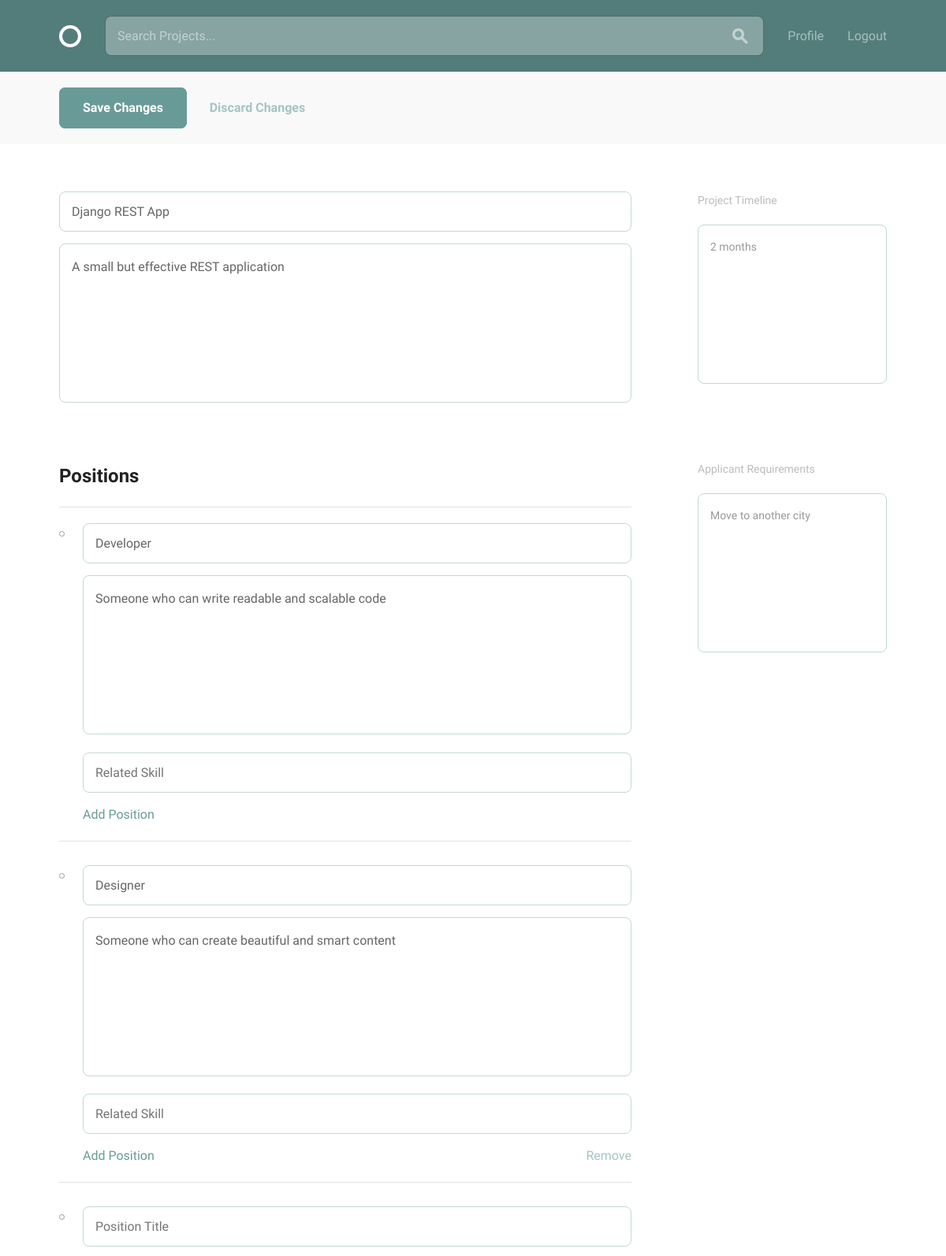
Page /projects/edit/1 (signed in, upper part) on the earlier database version.
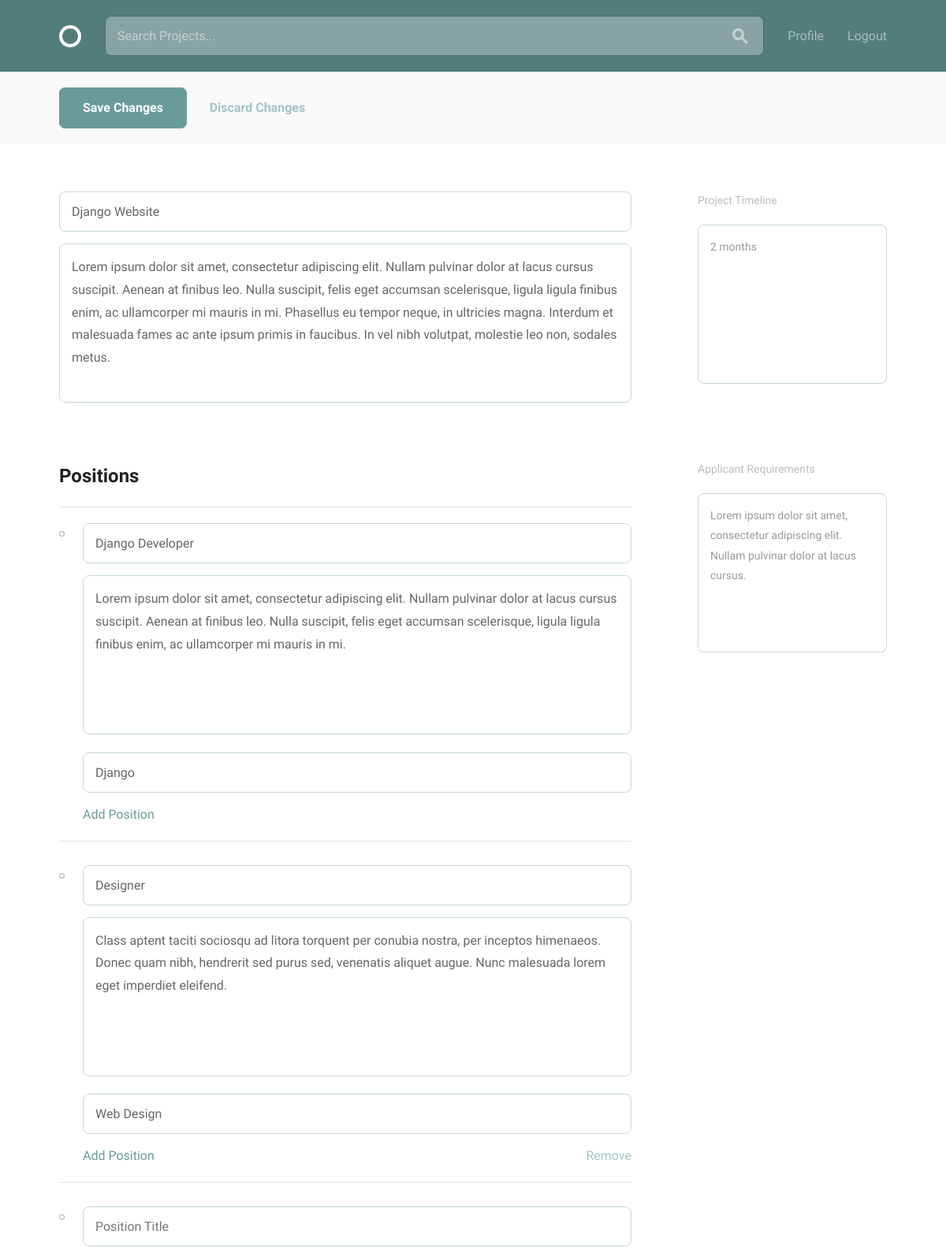
Same page on the later database version.
### projects/models.py (models this page shows, shortened)
class Project(models.Model):
    owner = models.ForeignKey(
        settings.AUTH_USER_MODEL,
        on_delete=models.CASCADE,
        related_name="project"
    )
    title = models.CharField(max_length=30)
    description = models.CharField(max_length=500)
    requirements = models.CharField(max_length=100)
    timeline = models.CharField(max_length=30, blank=True, default="")
    completed = models.BooleanField(default=False)
    positions = models.ManyToManyField(Position, blank=False)

### projects/views.py (the view, shortened to what this page needs)
class ProjectEditView(LoginRequiredMixin, generic.UpdateView):
    model = models.Project
    template_name = 'projects/project_edit.html'
    form_class = forms.ProjectForm
    def get_object(self, queryset=None):
        return get_object_or_404(self.model, pk=self.kwargs.get('pk'))
    def get_context_data(self, **kwargs):
        context = super(ProjectEditView, self).get_context_data(**kwargs)
        if 'project_form' not in context:
            context['project_form'] = self.form_class()
            context['position_formset'] = forms.PositionFormSet()
        return context
    def get(self, request, *args, **kwargs):
        super(ProjectEditView, self).get(request, *args, **kwargs)
        project_form = self.form_class(instance=self.object)
        positions = self.object.positions.all()
        data = [{
            'title': position.title,
            'description': position.description,
            'related_skill': position.related_skill
        } for position in positions]
        if not data:
            position_formset = forms.PositionFormSet(
                initial=[{'title': '', 'description': ''}]
            )
        else:
            position_formset = forms.PositionFormSet(initial=data)
        return self.render_to_response(
            self.get_context_data(
                project_form=project_form,
                position_formset=position_formset
            )
        )

### profiles/models.py (called while the page is built)
    def __str__(self):
        return self.skill

### projects/templates/projects/project_edit.html (shortened to what this page needs)
{% extends "layout.html" %}
{% load static from staticfiles %}
{% block content %}
  <form method="POST">
   <div class="circle--actions--bar">
        <div class="bounds">
          <div class="grid-100">
            <button class="button button-primary">Save Changes</button>
            <a class="button button-text" href="{% url 'projects:view-project' pk=project.pk %}">Discard Changes</a>
          </div>
        </div>
      </div>
    <div class="bounds circle--page circle--article">
    <div class="grid-70">
      <div class="circle--article--body">
          {{ project_form.title }}
          {{ project_form.description }}
      </div>
      <div class="circle--project--positions">
        <h2>Positions</h2>
        <ul class="circle--group--list circle--clone--list--position">
          {% for form in position_formset %}
          <li>
            {{ form.title }}
            {{ form.description }}
            {{ form.related_skill }}
            <a class="circle--clone--add">Add Position</a>
            <a class="circle--clone--remove">Remove</a>
          </li>
          {% endfor %}
        </ul>
      </div>
    </div>
    <div class="grid-25 grid-push-5">
      <div class="circle--secondary--module">
        <h3>Project Timeline</h3>
        <p>{{ project_form.timeline}}</p>
      </div>
      <div class="circle--secondary--module">
        <h3>Applicant Requirements</h3>
        <p>{{ project_form.requirements }}</p>
      </div>
    </div>
  </div>
    </form>
{% endblock %}

Differences in the rows shown:
changed Project: title "Django REST App" → "Django Website"; description "A small but effective REST application" → "Lorem ipsum dolor sit amet, consectetur adipiscing elit. Nullam pulvinar dolor at lacus cursus suscipit. Aenean at finibus leo. Nulla suscipit, felis eget accumsan scelerisque, ligula ligula finibus enim, ac ullamcorper mi mauris in mi. Phasellus eu tempor neque, in ultricies magna. Interdum et malesuada fames ac ante ipsum primis in faucibus. In vel nibh volutpat, molestie leo non, sodales metus."; requirements "Move to another city" → "Lorem ipsum dolor sit amet, consectetur adipiscing elit. Nullam pulvinar dolor at lacus cursus."
Other differences:
form field title: "Developer" → "Django Developer"
form field description: "Someone who can write readable and scalable code" → "Lorem ipsum dolor sit amet, consectetur adipiscing elit. Nullam pulvinar dolor at lacus cursus suscipit. Aenean at finibus leo. Nulla suscipit, felis eget accumsan scelerisque, ligula ligula finibus enim, ac ullamcorper mi mauris in mi."
form field related_skill: (not shown) → "Django"
form field description: "Someone who can create beautiful and smart content" → "Class aptent taciti sociosqu ad litora torquent per conubia nostra, per inceptos himenaeos. Donec quam nibh, hendrerit sed purus sed, venenatis aliquet augue. Nunc malesuada lorem eget imperdiet eleifend."
form field related_skill: (not shown) → "Web Design"
